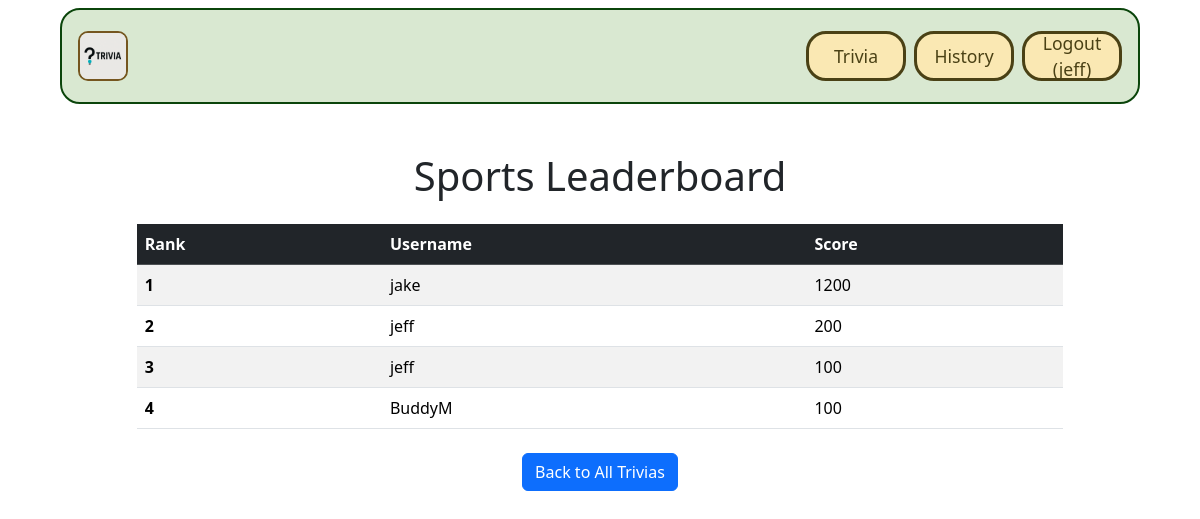
Page /trivias/trivia/1/leaderboard/ (signed in) on the earlier database version.
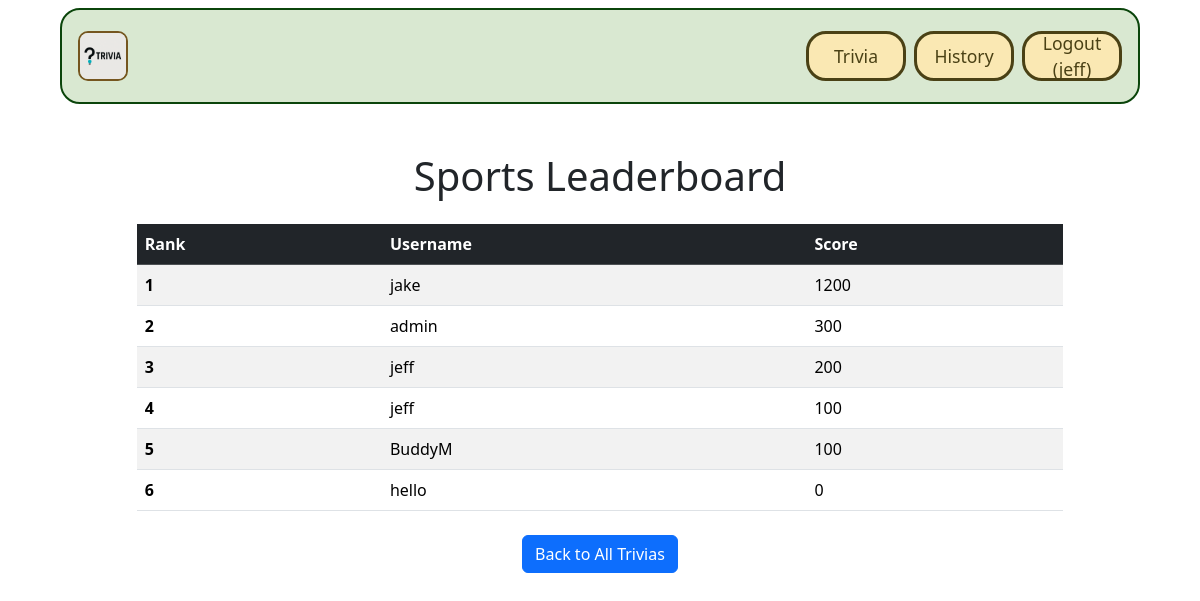
Same page on the later database version.
### trivias/models.py (models this page shows, shortened)
class TriviaScore(models.Model):
    user = models.ForeignKey(User, on_delete=models.CASCADE)
    trivia = models.ForeignKey('Trivia', on_delete=models.CASCADE)
    score = models.IntegerField(default=0)
    last_played = models.DateTimeField(null=True, blank=True)

### trivias/views.py (the view)
# urls.py: path('trivia/<int:trivia_id>/leaderboard/', views.leaderboard, name='leaderboard'),
def leaderboard(request, trivia_id):
    trivia = get_object_or_404(Trivia, id=trivia_id)
    scores = TriviaScore.objects.filter(trivia=trivia).order_by('-score', '-last_played')[:10]
    return render(request, 'trivias/leaderboard.html', {'scores': scores, 'trivia': trivia})

### trivias/templates/trivias/leaderboard.html
{% extends 'base.html' %}
{% block content %}
<div class="container mt-5">
    <h1 class="text-center mb-4">{{ trivia.name }} Leaderboard</h1>
    <table class="table table-striped table-hover">
        <thead class="table-dark">
            <tr>
                <th scope="col">Rank</th>
                <th scope="col">Username</th>
                <th scope="col">Score</th>
            </tr>
        </thead>
        <tbody>
            {% if scores %}
                {% for player in scores %}
                    <tr>
                        <th scope="row">{{ forloop.counter }}</th>
                        <td>{{ player.user.username }}</td>
                        <td>{{ player.score }}</td>
                    </tr>
                {% endfor %}
            {% else %}
                <tr>
                    <td colspan="3" class="text-center">No scores yet. Be the first to play!</td>
                </tr>
            {% endif %}
        </tbody>
    </table>
    <div class="text-center mt-4">
        <a href="{% url 'trivias.index' %}" class="btn btn-primary">Back to All Trivias</a>
    </div>
</div>
{% endblock %}

Differences in the rows shown:
added TriviaScore: user.username "admin", score "300"
added TriviaScore: user.username "hello", score "0"
